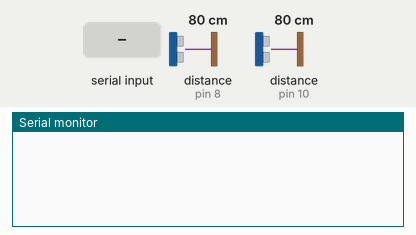
This sketch was run on a simulated Arduino Uno, built with avr-gcc and run on an emulated ATmega328P. Shown: the last lines printed to the serial monitor. Wiring (inferred from the names in the program): 2 × ultrasonic range finder: trigger pin 9, echo pin 8 / trigger pin 11, echo pin 10. The inputs (shaded band) are chosen by the test bench; at power-on: distance to the obstacle (sensors on pin 8, pin 10) 80 cm. The echo pulse lasts 58.3 µs per cm.

Above: at 1.2 s.
1.3 s: "align" received over Serial
At 2.81 s:
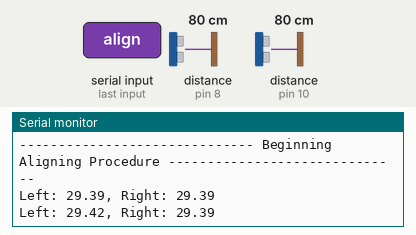
3.9 s: distance to the obstacle (sensor on pin 8) set to 2 cm
At 4.06 s:
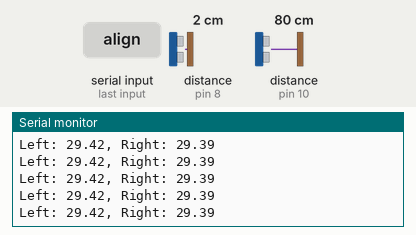
6.9 s: distance to the obstacle (sensor on pin 10) set to 2 cm
At 7.4 s:
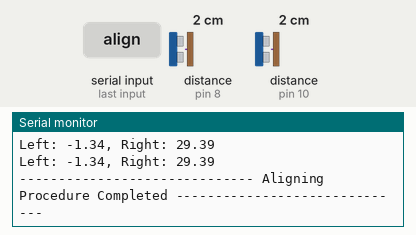
Timing chart, 0 to 9.9 s (numbered marks = the images above; inputs shaded):
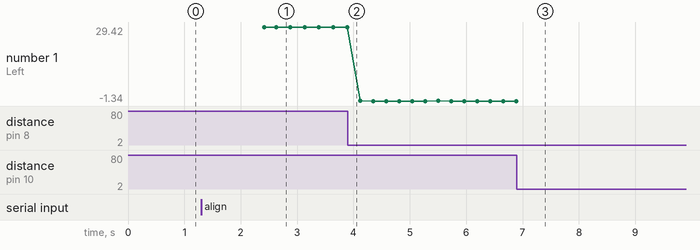

The sketch:

DRONES.ino
```cpp
#include <Wire.h>

/*
 *
 * DRONES (Distance Reading Object Navigation Evasion System)
 * by collin w
 * updated 11/12/2021
 *
 * note: everything in inches :( cringe
 * for second robotics team (972)
 *
 */

const int leftPing = 9;
const int leftEcho = 8;
const int rightPing = 11;
const int rightEcho = 10;

boolean aligning = false;
float leftDuration, rightDuration, leftInch, rightInch;

float distBetween = 10;
float wheelBase = 26;

float distFromTable = 2;
float rotPerSec = 2;

void setup() {
  Serial.begin(9600);

  Wire.begin(4);
  Wire.onReceive(receiveEvent);

  pinMode(leftPing, OUTPUT);
  pinMode(leftEcho, INPUT);
  pinMode(rightPing, OUTPUT);
  pinMode(rightEcho, INPUT);

  digitalWrite(leftPing, LOW);
  digitalWrite(rightPing, LOW);
  delay(10);
}

void loop() {
  leftDuration = 0;
  rightDuration = 0;

  for(int i = 0; i < 5; i++) {
    delayMicroseconds(2);
    digitalWrite(leftPing, HIGH);
    delayMicroseconds(10);
    digitalWrite(leftPing, LOW);

    leftDuration += pulseIn(leftEcho, HIGH);

    delayMicroseconds(2);
    digitalWrite(rightPing, HIGH);
    delayMicroseconds(10);
    digitalWrite(rightPing, LOW);

    rightDuration += pulseIn(rightEcho, HIGH);
  }

  leftInch = (leftDuration / 5) / 74 / 2;
  rightInch = (rightDuration / 5) / 74 / 2;

  if(getSerial("align")) { //MAKE SURE SERIAL IS SET TO NO LINE ENDING!
    aligning = true;
    Serial.println("------------------------------ Beginning Aligning Procedure ------------------------------");
  }

  if(aligning == true) {
    if(leftInch < distFromTable && rightInch < distFromTable && (abs(calcDegrees()) < 1)) {
      Serial.println("------------------------------ Aligning Procedure Completed ------------------------------");
      aligning = false;

    } else {
      Serial.println("Left: " + String(leftInch - distFromTable) + ", Right: " + String(rightInch - distFromTable));
      sendEvent("L:" + String(leftInch - distFromTable));
      sendEvent("R:" + String(rightInch - distFromTable));
    }
  }

  delay(200);
}

float calcDegrees() {
  float diff = rightInch - leftInch;
  float angle = 100 * tan(diff / distBetween);

  return angle;
}

float calcRotation() {
  float diff = rightInch - leftInch;
  float angle = 100 * tan(diff / distBetween);
  float circumference = (wheelBase * 2) * PI;
  float angleDiff = (angle / 360);

  return circumference * angleDiff;
}

boolean getSerial(String text2) {
  String text;

  while(Serial.available() > 0) {
    text = Serial.readString();
  }

  if(text == text2) {
    return true;
  } else {
    return false;
  }
}

void receiveEvent(int packet) {
  String data = "";

  while (Wire.available() > 0) {
    char n=(char)Wire.read();
    if((int) n > (int)(' '))
      data += n;
  }

  if (data == "align") {
    aligning = true;
    Serial.println("------------------------------ Beginning Aligning Procedure ------------------------------");
  }
}

void sendEvent(String data) {
  Wire.beginTransmission(4);
  Wire.write(data);
  Wire.endTransmission();
}
```

Measured:
- after the input at 1.3 s, the serial monitor: prints a new line after 1.0 s (image 1)
- after the input at 6.9 s, the serial monitor: prints a new line after 0.20 s (image 3)
- plotted number 1: 29.42 → -1.34 after the input at 3.9 s
